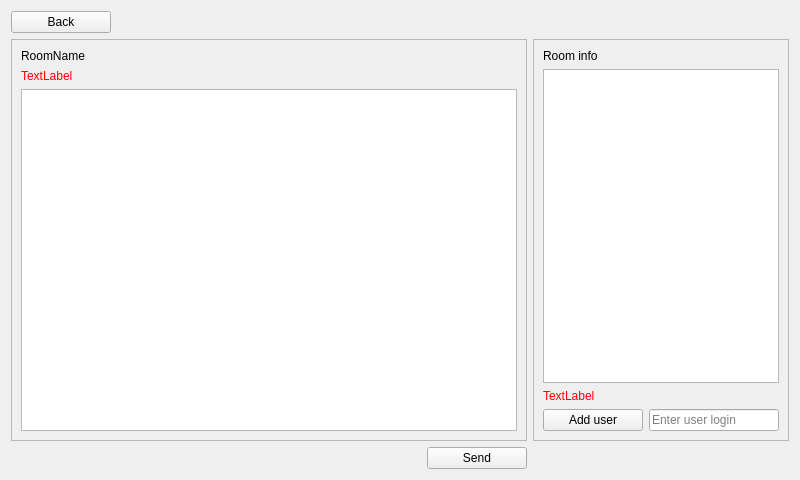
<?xml version="1.0" encoding="UTF-8"?>
<ui version="4.0">
 <class>RoomPage</class>
 <widget class="QWidget" name="RoomPage">
  <property name="enabled">
   <bool>true</bool>
  </property>
  <property name="geometry">
   <rect>
    <x>0</x>
    <y>0</y>
    <width>800</width>
    <height>480</height>
   </rect>
  </property>
  <property name="windowTitle">
   <string>Form</string>
  </property>
  <layout class="QGridLayout" name="gridLayout">
   <item row="2" column="0">
    <widget class="MCLineEdit" name="messageLineEdit" native="true">
     <property name="placeholderText" stdset="0">
      <string notr="true">Message</string>
     </property>
    </widget>
   </item>
   <item row="1" column="0" colspan="2">
    <widget class="QScrollArea" name="scrollArea">
     <property name="widgetResizable">
      <bool>true</bool>
     </property>
     <widget class="QWidget" name="scrollAreaWidgetContents">
      <property name="geometry">
       <rect>
        <x>0</x>
        <y>0</y>
        <width>518</width>
        <height>398</height>
       </rect>
      </property>
      <layout class="QVBoxLayout" name="verticalLayout_2">
       <item>
        <widget class="QLabel" name="roomNameLabel">
         <property name="text">
          <string>RoomName</string>
         </property>
         <property name="alignment">
          <set>Qt::AlignLeading|Qt::AlignLeft|Qt::AlignVCenter</set>
         </property>
         <property name="margin">
          <number>0</number>
         </property>
         <property name="indent">
          <number>0</number>
         </property>
        </widget>
       </item>
       <item>
        <widget class="QLabel" name="roomErrorLabel">
         <property name="styleSheet">
          <string notr="true">color: red;</string>
         </property>
         <property name="text">
          <string>TextLabel</string>
         </property>
        </widget>
       </item>
       <item>
        <widget class="QListView" name="listView"/>
       </item>
      </layout>
     </widget>
    </widget>
   </item>
   <item row="1" column="2">
    <widget class="QScrollArea" name="scrollArea_2">
     <property name="minimumSize">
      <size>
       <width>256</width>
       <height>0</height>
      </size>
     </property>
     <property name="maximumSize">
      <size>
       <width>200</width>
       <height>16777215</height>
      </size>
     </property>
     <property name="widgetResizable">
      <bool>true</bool>
     </property>
     <widget class="QWidget" name="scrollAreaWidgetContents_2">
      <property name="geometry">
       <rect>
        <x>0</x>
        <y>0</y>
        <width>254</width>
        <height>398</height>
       </rect>
      </property>
      <layout class="QVBoxLayout" name="verticalLayout">
       <item>
        <widget class="QLabel" name="label">
         <property name="text">
          <string>Room info</string>
         </property>
        </widget>
       </item>
       <item>
        <widget class="QListView" name="members">
         <property name="enabled">
          <bool>true</bool>
         </property>
        </widget>
       </item>
       <item>
        <widget class="QLabel" name="userErrorLabel">
         <property name="styleSheet">
          <string notr="true">color: red;</string>
         </property>
         <property name="text">
          <string>TextLabel</string>
         </property>
        </widget>
       </item>
       <item>
        <layout class="QHBoxLayout" name="horizontalLayout">
         <item>
          <widget class="QPushButton" name="addUserButton">
           <property name="minimumSize">
            <size>
             <width>100</width>
             <height>0</height>
            </size>
           </property>
           <property name="text">
            <string>Add user</string>
           </property>
          </widget>
         </item>
         <item>
          <widget class="QLineEdit" name="userLineEdit">
           <property name="placeholderText">
            <string>Enter user login</string>
           </property>
          </widget>
         </item>
        </layout>
       </item>
      </layout>
     </widget>
    </widget>
   </item>
   <item row="0" column="0" colspan="2">
    <widget class="QPushButton" name="backBtn">
     <property name="minimumSize">
      <size>
       <width>100</width>
       <height>0</height>
      </size>
     </property>
     <property name="maximumSize">
      <size>
       <width>100</width>
       <height>16777215</height>
      </size>
     </property>
     <property name="text">
      <string>Back</string>
     </property>
    </widget>
   </item>
   <item row="2" column="1">
    <widget class="QPushButton" name="sendBtn">
     <property name="minimumSize">
      <size>
       <width>100</width>
       <height>0</height>
      </size>
     </property>
     <property name="maximumSize">
      <size>
       <width>100</width>
       <height>16777215</height>
      </size>
     </property>
     <property name="text">
      <string>Send</string>
     </property>
    </widget>
   </item>
  </layout>
 </widget>
 <customwidgets>
  <customwidget>
   <class>MCLineEdit</class>
   <extends>QWidget</extends>
   <header>mclineedit.h</header>
  </customwidget>
 </customwidgets>
 <resources/>
 <connections/>
</ui>
